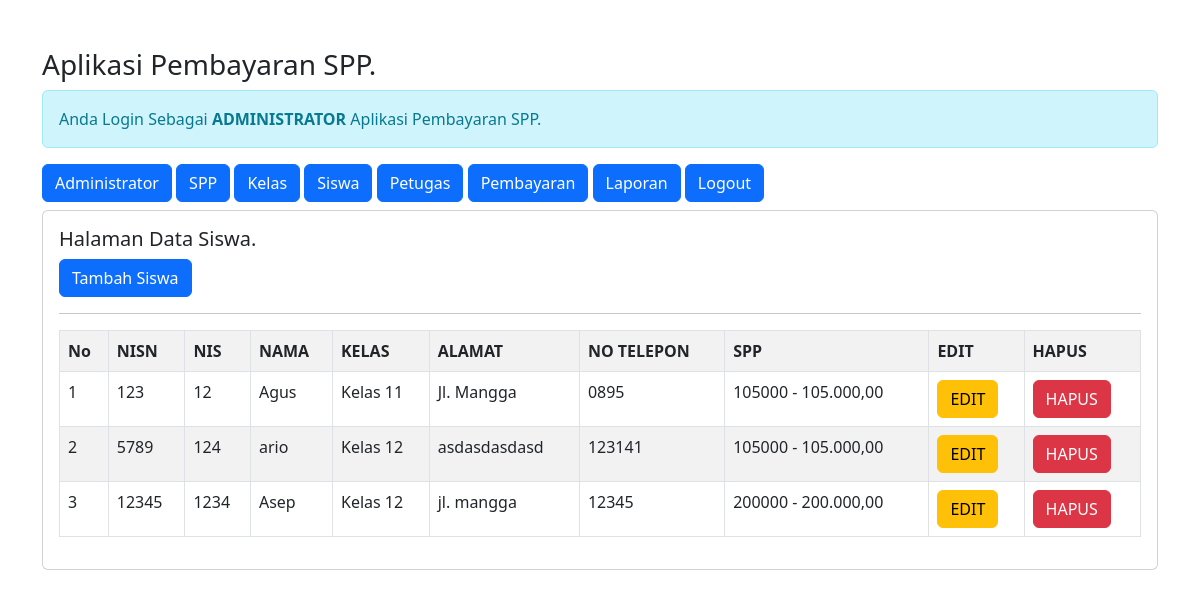
The app's page /admin/admin.php?url=siswa (signed in) with its own data.
### tables this page shows
CREATE TABLE `siswa` (
  `nisn` char(10) NOT NULL,
  `nis` char(8) NOT NULL,
  `nama` varchar(35) NOT NULL,
  `id_kelas` int(11) NOT NULL,
  `alamat` text NOT NULL,
  `no_telp` varchar(13) NOT NULL,
  `id_spp` int(11) NOT NULL
);

CREATE TABLE `kelas` (
  `id_kelas` int(11) NOT NULL,
  `nama_kelas` varchar(10) NOT NULL,
  `kompetensi_keahlian` varchar(50) NOT NULL
);

CREATE TABLE `spp` (
  `id_spp` int(11) NOT NULL,
  `tahun` int(11) NOT NULL,
  `nominal` int(11) NOT NULL
);

### admin/siswa.php (the view)
<h5>Halaman Data Siswa.</h5>
<a href="?url=tambah-siswa" class="btn btn-primary"> Tambah Siswa </a>
<hr>
<table class="table table-striped table-bordered">
    <tr class="fw-bold">
        <td>No</td>
        <td>NISN</td>
        <td>NIS</td>
        <td>NAMA</td>
        <td>KELAS</td>
        <td>ALAMAT</td>
        <td>NO TELEPON</td>
        <td>SPP</td>
        <td>EDIT</td>
        <td>HAPUS</td>
</tr>
<?php
include'../koneksi.php';
$no = 1;
$sql = "SELECT*FROM siswa,spp,kelas WHERE siswa.id_kelas=kelas.id_kelas AND siswa.id_spp=spp.id_spp ORDER By nama ASC";
$query = mysqli_query($koneksi, $sql);
foreach($query as $data){ ?>
    <tr>
        <td><?=$no++; ?></td>
        <td><?=$data['nisn'] ?></td>
        <td><?=$data['nis'] ?></td>
        <td><?=$data['nama'] ?></td>
        <td><?=$data['nama_kelas'] ?></td>
        <td><?=$data['alamat'] ?></td>
        <td><?=$data['no_telp'] ?></td>
        <td><?=$data['nominal'] ?> - <?= number_format( $data['nominal'],2,',','.'); ?></td>
        <td>
            <a href="?url=edit-siswa&nisn=<?= $data['nisn'] ?>" class= 'btn btn-warning'>EDIT</a>
        </td>
        <td>
            <a href="?url=hapus-siswa&nisn=<?= $data['nisn'] ?>" class= 'btn btn-danger' onclick="return confirm('Apakah Anda Yakin Ingin Menghapus Data')">  HAPUS</a>
        </td>
    </tr>
    <?php } ?>
    </table>

### admin/admin.php (shortened to what this page needs)
<!DOCTYPE html>
<html lang="en">
<head>
    <link href="../css/bootstrap.min.css" rel="stylesheet">
</head>
<body>
<div class="container mt-5">
    <h3>Aplikasi Pembayaran SPP.</h3>
    <div class="alert alert-info">
        Anda Login Sebagai <b>ADMINISTRATOR</b> Aplikasi Pembayaran SPP.
    </div>
    <a href="admin.php" class="btn btn-primary"> Administrator</a>
    <a href="admin.php?url=spp" class="btn btn-primary"> SPP</a>
    <a href="admin.php?url=kelas" class="btn btn-primary"> Kelas</a>
    <a href="admin.php?url=siswa" class="btn btn-primary"> Siswa</a>
    <a href="admin.php?url=petugas" class="btn btn-primary"> Petugas</a>
    <a href="admin.php?url=pembayaran" class="btn btn-primary"> Pembayaran</a>
    <a href="admin.php?url=laporan" class="btn btn-primary"> Laporan</a>
    <a href="admin.php?url=logout" class="btn btn-primary"> Logout</a>
    <div class="card mt-2">
        <div class="card-body">
        <?php
         $file = @$_GET['url'];
         if(empty($file)){
            echo"<h4>Selamat Datang Di Halaman Administrator.</h4>";
            echo"Aplikasi Pembayaran SPP digunakan mempermudah dalam mencatat pembayaran siswa / siswi disekolah.";
         }else{
            include $file.'.php';
         }
        ?>
        </div>
    </div>
</div>
</body>
</html>

### records on screen
siswa: nisn "123", nis "12", nama "Agus", id_kelas.nama_kelas "Kelas 11", alamat "Jl. Mangga", no_telp "0895", id_spp.nominal "105000", id_spp.nominal "105.000,00"
siswa: nisn "5789", nis "124", nama "ario", id_kelas.nama_kelas "Kelas 12", alamat "asdasdasdasd", no_telp "123141", id_spp.nominal "105000", id_spp.nominal "105.000,00"
siswa: nisn "12345", nis "1234", nama "Asep", id_kelas.nama_kelas "Kelas 12", alamat "jl. mangga", no_telp "12345", id_spp.nominal "200000", id_spp.nominal "200.000,00"
